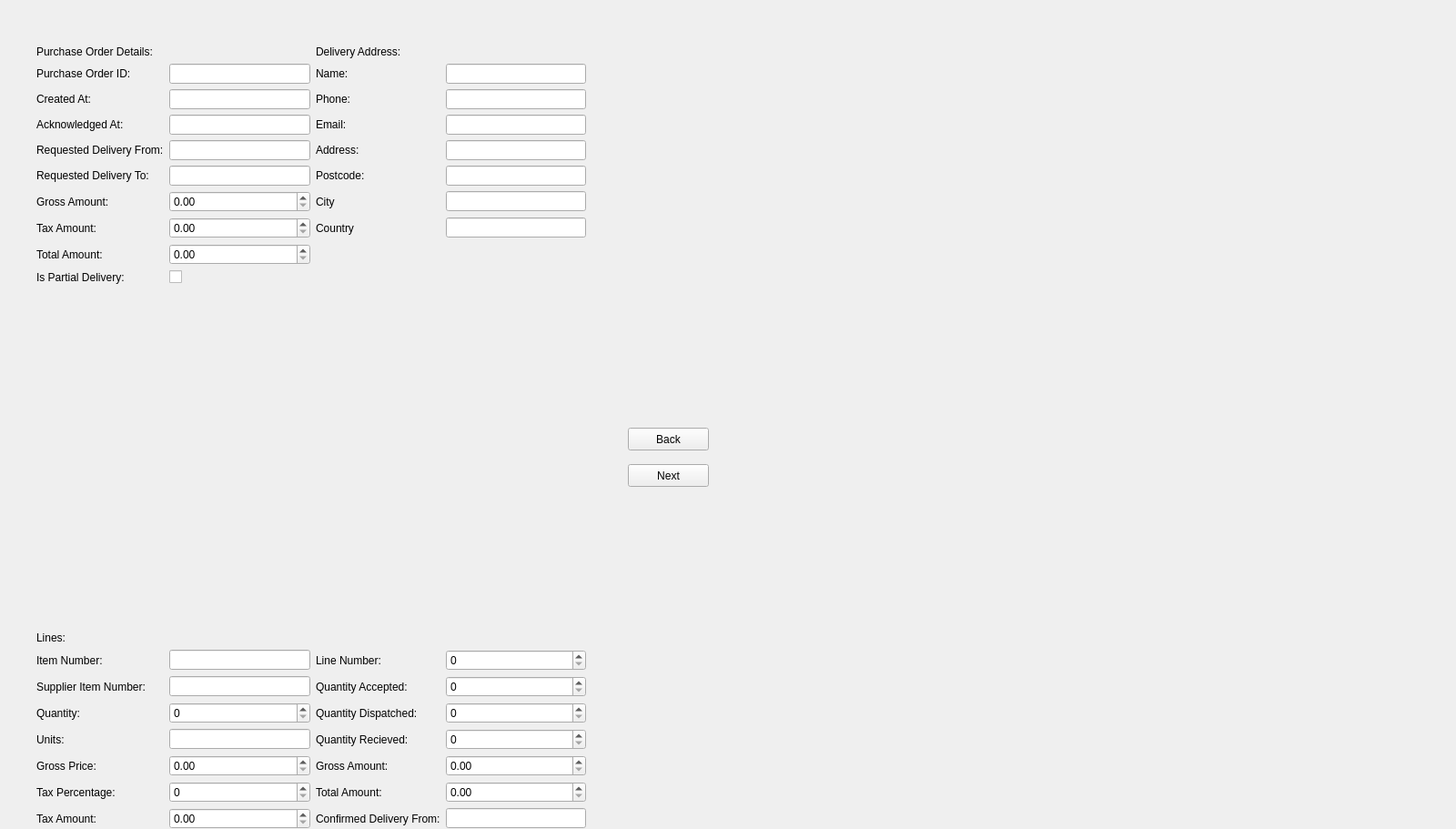
<?xml version="1.0" encoding="UTF-8"?>
<ui version="4.0">
 <class>purchase_order_widget</class>
 <widget class="QWidget" name="purchase_order_widget">
  <property name="geometry">
   <rect>
    <x>0</x>
    <y>0</y>
    <width>1600</width>
    <height>911</height>
   </rect>
  </property>
  <property name="windowTitle">
   <string>Purchase Order</string>
  </property>
  <widget class="QWidget" name="layoutWidget">
   <property name="geometry">
    <rect>
     <x>40</x>
     <y>50</y>
     <width>604</width>
     <height>926</height>
    </rect>
   </property>
   <layout class="QVBoxLayout" name="verticalLayout">
    <item>
     <layout class="QGridLayout" name="gridLayout">
      <item row="20" column="0">
       <widget class="QLabel" name="label_25">
        <property name="text">
         <string>Confirmed Delivery To:</string>
        </property>
       </widget>
      </item>
      <item row="10" column="1">
       <widget class="QCheckBox" name="is_partial_delivery">
        <property name="text">
         <string/>
        </property>
        <property name="checkable">
         <bool>true</bool>
        </property>
       </widget>
      </item>
      <item row="5" column="3">
       <widget class="QLineEdit" name="delivery_address_postcode">
        <property name="readOnly">
         <bool>false</bool>
        </property>
       </widget>
      </item>
      <item row="18" column="0">
       <widget class="QLabel" name="label_21">
        <property name="text">
         <string>Tax Percentage:</string>
        </property>
       </widget>
      </item>
      <item row="19" column="3">
       <widget class="QLineEdit" name="confirmed_delivery_from">
        <property name="readOnly">
         <bool>false</bool>
        </property>
       </widget>
      </item>
      <item row="4" column="2">
       <widget class="QLabel" name="label_5">
        <property name="text">
         <string>Address:</string>
        </property>
       </widget>
      </item>
      <item row="1" column="3">
       <widget class="QLineEdit" name="delivery_address_name">
        <property name="readOnly">
         <bool>false</bool>
        </property>
       </widget>
      </item>
      <item row="3" column="2">
       <widget class="QLabel" name="label_4">
        <property name="text">
         <string>Email:</string>
        </property>
       </widget>
      </item>
      <item row="13" column="2">
       <widget class="QLabel" name="label_14">
        <property name="text">
         <string>Line Number:</string>
        </property>
       </widget>
      </item>
      <item row="2" column="2">
       <widget class="QLabel" name="label_3">
        <property name="text">
         <string>Phone:</string>
        </property>
       </widget>
      </item>
      <item row="8" column="0">
       <widget class="QLabel" name="label6">
        <property name="text">
         <string>Tax Amount:</string>
        </property>
       </widget>
      </item>
      <item row="5" column="0">
       <widget class="QLabel" name="label5">
        <property name="text">
         <string>Requested Delivery To:</string>
        </property>
       </widget>
      </item>
      <item row="8" column="3">
       <widget class="QLineEdit" name="delivery_address_country">
        <property name="readOnly">
         <bool>false</bool>
        </property>
       </widget>
      </item>
      <item row="7" column="3">
       <widget class="QLineEdit" name="delivery_address_city">
        <property name="readOnly">
         <bool>false</bool>
        </property>
       </widget>
      </item>
      <item row="7" column="0">
       <widget class="QLabel" name="label4">
        <property name="text">
         <string>Gross Amount:</string>
        </property>
       </widget>
      </item>
      <item row="3" column="1">
       <widget class="QLineEdit" name="acknowledged_at">
        <property name="readOnly">
         <bool>false</bool>
        </property>
       </widget>
      </item>
      <item row="3" column="0">
       <widget class="QLabel" name="label8">
        <property name="text">
         <string>Acknowledged At:</string>
        </property>
       </widget>
      </item>
      <item row="12" column="0">
       <widget class="QLabel" name="label_10">
        <property name="text">
         <string>Lines:</string>
        </property>
       </widget>
      </item>
      <item row="16" column="0">
       <widget class="QLabel" name="label_19">
        <property name="text">
         <string>Units: </string>
        </property>
       </widget>
      </item>
      <item row="1" column="1">
       <widget class="QLineEdit" name="purchase_order_id">
        <property name="readOnly">
         <bool>false</bool>
        </property>
       </widget>
      </item>
      <item row="13" column="0">
       <widget class="QLabel" name="label_11">
        <property name="text">
         <string>Item Number: </string>
        </property>
       </widget>
      </item>
      <item row="15" column="0">
       <widget class="QLabel" name="label_13">
        <property name="text">
         <string>Quantity:</string>
        </property>
       </widget>
      </item>
      <item row="11" column="0">
       <spacer name="verticalSpacer">
        <property name="orientation">
         <enum>Qt::Vertical</enum>
        </property>
        <property name="sizeHint" stdset="0">
         <size>
          <width>20</width>
          <height>40</height>
         </size>
        </property>
       </spacer>
      </item>
      <item row="4" column="0">
       <widget class="QLabel" name="label3">
        <property name="text">
         <string>Requested Delivery From:</string>
        </property>
       </widget>
      </item>
      <item row="1" column="2">
       <widget class="QLabel" name="label_2">
        <property name="text">
         <string>Name:</string>
        </property>
       </widget>
      </item>
      <item row="17" column="2">
       <widget class="QLabel" name="label_18">
        <property name="text">
         <string>Gross Amount: </string>
        </property>
       </widget>
      </item>
      <item row="20" column="1">
       <widget class="QLineEdit" name="confirmed_delivery_to">
        <property name="readOnly">
         <bool>false</bool>
        </property>
       </widget>
      </item>
      <item row="8" column="2">
       <widget class="QLabel" name="label_8">
        <property name="text">
         <string>Country</string>
        </property>
       </widget>
      </item>
      <item row="17" column="0">
       <widget class="QLabel" name="label_20">
        <property name="text">
         <string>Gross Price: </string>
        </property>
       </widget>
      </item>
      <item row="13" column="1">
       <widget class="QLineEdit" name="item_no">
        <property name="readOnly">
         <bool>false</bool>
        </property>
       </widget>
      </item>
      <item row="2" column="0">
       <widget class="QLabel" name="label2">
        <property name="text">
         <string>Created At:</string>
        </property>
       </widget>
      </item>
      <item row="16" column="2">
       <widget class="QLabel" name="label_17">
        <property name="text">
         <string>Quantity Recieved:</string>
        </property>
       </widget>
      </item>
      <item row="7" column="2">
       <widget class="QLabel" name="label_7">
        <property name="text">
         <string>City</string>
        </property>
       </widget>
      </item>
      <item row="14" column="2">
       <widget class="QLabel" name="label_15">
        <property name="text">
         <string>Quantity Accepted:</string>
        </property>
       </widget>
      </item>
      <item row="0" column="0">
       <widget class="QLabel" name="label_9">
        <property name="text">
         <string>Purchase Order Details:</string>
        </property>
       </widget>
      </item>
      <item row="14" column="0">
       <widget class="QLabel" name="label_12">
        <property name="text">
         <string>Supplier Item Number:</string>
        </property>
       </widget>
      </item>
      <item row="15" column="2">
       <widget class="QLabel" name="label_16">
        <property name="text">
         <string>Quantity Dispatched:</string>
        </property>
       </widget>
      </item>
      <item row="4" column="3">
       <widget class="QLineEdit" name="delivery_address_address">
        <property name="readOnly">
         <bool>false</bool>
        </property>
       </widget>
      </item>
      <item row="3" column="3">
       <widget class="QLineEdit" name="delivery_address_email">
        <property name="readOnly">
         <bool>false</bool>
        </property>
       </widget>
      </item>
      <item row="1" column="0">
       <widget class="QLabel" name="label1">
        <property name="text">
         <string>Purchase Order ID:</string>
        </property>
       </widget>
      </item>
      <item row="19" column="2">
       <widget class="QLabel" name="label_24">
        <property name="text">
         <string>Confirmed Delivery From:</string>
        </property>
       </widget>
      </item>
      <item row="16" column="1">
       <widget class="QLineEdit" name="units">
        <property name="readOnly">
         <bool>false</bool>
        </property>
       </widget>
      </item>
      <item row="10" column="0">
       <widget class="QLabel" name="label9">
        <property name="text">
         <string>Is Partial Delivery:</string>
        </property>
       </widget>
      </item>
      <item row="2" column="1">
       <widget class="QLineEdit" name="created_at">
        <property name="readOnly">
         <bool>false</bool>
        </property>
       </widget>
      </item>
      <item row="5" column="1">
       <widget class="QLineEdit" name="requested_delivery_to">
        <property name="readOnly">
         <bool>false</bool>
        </property>
       </widget>
      </item>
      <item row="9" column="0">
       <widget class="QLabel" name="label7">
        <property name="text">
         <string>Total Amount: </string>
        </property>
       </widget>
      </item>
      <item row="7" column="1">
       <widget class="QDoubleSpinBox" name="gross_amount"/>
      </item>
      <item row="0" column="2">
       <widget class="QLabel" name="label">
        <property name="text">
         <string>Delivery Address:</string>
        </property>
       </widget>
      </item>
      <item row="19" column="0">
       <widget class="QLabel" name="label_23">
        <property name="text">
         <string>Tax Amount: </string>
        </property>
       </widget>
      </item>
      <item row="18" column="2">
       <widget class="QLabel" name="label_22">
        <property name="text">
         <string>Total Amount: </string>
        </property>
       </widget>
      </item>
      <item row="5" column="2">
       <widget class="QLabel" name="label_6">
        <property name="text">
         <string>Postcode:</string>
        </property>
       </widget>
      </item>
      <item row="2" column="3">
       <widget class="QLineEdit" name="delivery_address_phone">
        <property name="readOnly">
         <bool>false</bool>
        </property>
       </widget>
      </item>
      <item row="14" column="1">
       <widget class="QLineEdit" name="supplier_item_no">
        <property name="readOnly">
         <bool>false</bool>
        </property>
       </widget>
      </item>
      <item row="4" column="1">
       <widget class="QLineEdit" name="requested_delivery_from">
        <property name="readOnly">
         <bool>false</bool>
        </property>
       </widget>
      </item>
      <item row="9" column="1">
       <widget class="QDoubleSpinBox" name="total_amount"/>
      </item>
      <item row="8" column="1">
       <widget class="QDoubleSpinBox" name="tax_amount"/>
      </item>
      <item row="13" column="3">
       <widget class="QSpinBox" name="lines_line_number"/>
      </item>
      <item row="15" column="1">
       <widget class="QSpinBox" name="lines_quantity"/>
      </item>
      <item row="16" column="3">
       <widget class="QSpinBox" name="lines_quantity_received"/>
      </item>
      <item row="15" column="3">
       <widget class="QSpinBox" name="lines_quantity_dispatched"/>
      </item>
      <item row="14" column="3">
       <widget class="QSpinBox" name="lines_quantity_accepted"/>
      </item>
      <item row="18" column="1">
       <widget class="QSpinBox" name="lines_tax_percentage"/>
      </item>
      <item row="17" column="1">
       <widget class="QDoubleSpinBox" name="lines_gross_price"/>
      </item>
      <item row="19" column="1">
       <widget class="QDoubleSpinBox" name="lines_tax_amount"/>
      </item>
      <item row="17" column="3">
       <widget class="QDoubleSpinBox" name="lines_gross_amount"/>
      </item>
      <item row="18" column="3">
       <widget class="QDoubleSpinBox" name="lines_total_amount"/>
      </item>
     </layout>
    </item>
    <item>
     <widget class="Line" name="line_2">
      <property name="orientation">
       <enum>Qt::Horizontal</enum>
      </property>
     </widget>
    </item>
    <item>
     <layout class="QHBoxLayout" name="horizontalLayout">
      <item>
       <widget class="QDialogButtonBox" name="buttonBox">
        <property name="styleSheet">
         <string notr="true">min-height: 1.5em;</string>
        </property>
        <property name="standardButtons">
         <set>QDialogButtonBox::No|QDialogButtonBox::Yes</set>
        </property>
       </widget>
      </item>
     </layout>
    </item>
   </layout>
  </widget>
  <widget class="QPushButton" name="btn_back">
   <property name="geometry">
    <rect>
     <x>690</x>
     <y>470</y>
     <width>89</width>
     <height>25</height>
    </rect>
   </property>
   <property name="text">
    <string>Back</string>
   </property>
  </widget>
  <widget class="QPushButton" name="btn_next">
   <property name="geometry">
    <rect>
     <x>690</x>
     <y>510</y>
     <width>89</width>
     <height>25</height>
    </rect>
   </property>
   <property name="text">
    <string>Next</string>
   </property>
  </widget>
 </widget>
 <resources/>
 <connections/>
</ui>
